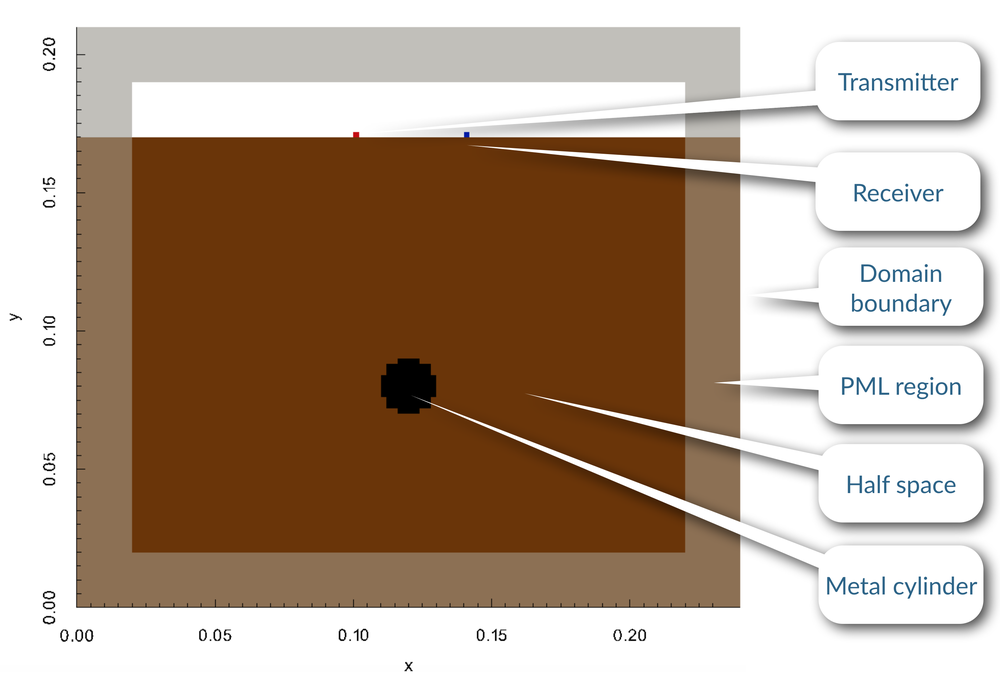
#> input picture tools/Jupyter_notebooks/cylinder_half_space_geo.png, 1000 x 682 px, shrunk from 2960 x 2018 before the run
$ python convert_png2h5.py Jupyter_notebooks/cylinder_half_space_geo.png 1.0 1.0 1.0
#> lines starting #> are read from the running program, lines starting #| are printed output that depends on the picture
# Copyright (C) 2015-2023: The University of Edinburgh
#                 Authors: Craig Warren and Antonis Giannopoulos
#
# This file is part of gprMax.
#
# gprMax is free software: you can redistribute it and/or modify
# it under the terms of the GNU General Public License as published by
# the Free Software Foundation, either version 3 of the License, or
# (at your option) any later version.
#
# gprMax is distributed in the hope that it will be useful,
# but WITHOUT ANY WARRANTY; without even the implied warranty of
# MERCHANTABILITY or FITNESS FOR A PARTICULAR PURPOSE.  See the
# GNU General Public License for more details.
#
# You should have received a copy of the GNU General Public License
# along with gprMax.  If not, see <http://www.gnu.org/licenses/>.

import argparse
import os

import h5py
import matplotlib.image as mpimg
import matplotlib.pyplot as plt
import numpy as np


class Cursor(object):
    """Get RGB(A) value of pixel at x,y coordinate of button press and store in a list."""

    def __init__(self, im, materials):
        """
        Args:
            im (ndarray): Pixels of the image.
            materials (list): To store selected RGB(A) values of selected pixels.
        """
        self.im = im
        self.materials = materials
        plt.connect('button_press_event', self)

    def __call__(self, event):
        """
        Args:
            event (MouseEvent): matplotlib mouse event.
        """
        if not event.dblclick:
            x, y = event.xdata, event.ydata
            if x is not None and y is not None:
                pixel = self.im[int(y), int(x)]
                pixel = np.floor(pixel * 255).astype(np.int16) # Convert pixel values from float (0-1) to integer (0-255)
                match = pixel_match(materials, pixel)
                if match is False:
                    print('x, y: {} {} px; RGB: {}; material ID: {}'.format(int(x), int(y), pixel[:-1], len(self.materials)))
                    materials.append(pixel)

def pixel_match(pixellist, pixeltest):
    """Checks if the RGB(A) value of a pixel already exists in a list of pixel values.

    Args:
        pixellist (list): List of numpy arrays of pixels to test against.
        pixeltest (ndarray): RGB(A) value of test pixel.

    Returns:
        match (boolean): True if pixel is matched in pixel list or False if not found.
    """
    match = False
    for pixel in pixellist:
        if np.all(pixel == pixeltest):
            match = True
            break
    return match


if __name__ == "__main__":

    # Parse command line arguments
    parser = argparse.ArgumentParser(description='Convert a PNG image to a HDF5 file that can be used to import geometry (#geometry_objects_read) into a 2D gprMax model. Colours from the image are selected which correspond to a list of materials that should be supplied in a separate text file.', usage='python convert_png2h5.py imagefile dx dy dz')
    parser.add_argument('imagefile', help='name of image file including path')
    parser.add_argument('dxdydz', type=float, action='append', nargs=3, help='spatial resolution of model, e.g. dx dy dz')
    parser.add_argument('-zcells', default=1, type=int, help='number of cells for domain in z-direction (infinite direction)')
    args = parser.parse_args()

    # Open image file
    im = mpimg.imread(args.imagefile)
#> im is the input picture: shape (682, 1000, 3) float32; mean R, G, B 0.714, 0.633, 0.564

    # Store image data to use for creating geometry
    imdata = np.rot90(im, k=3) # Rotate 90CW
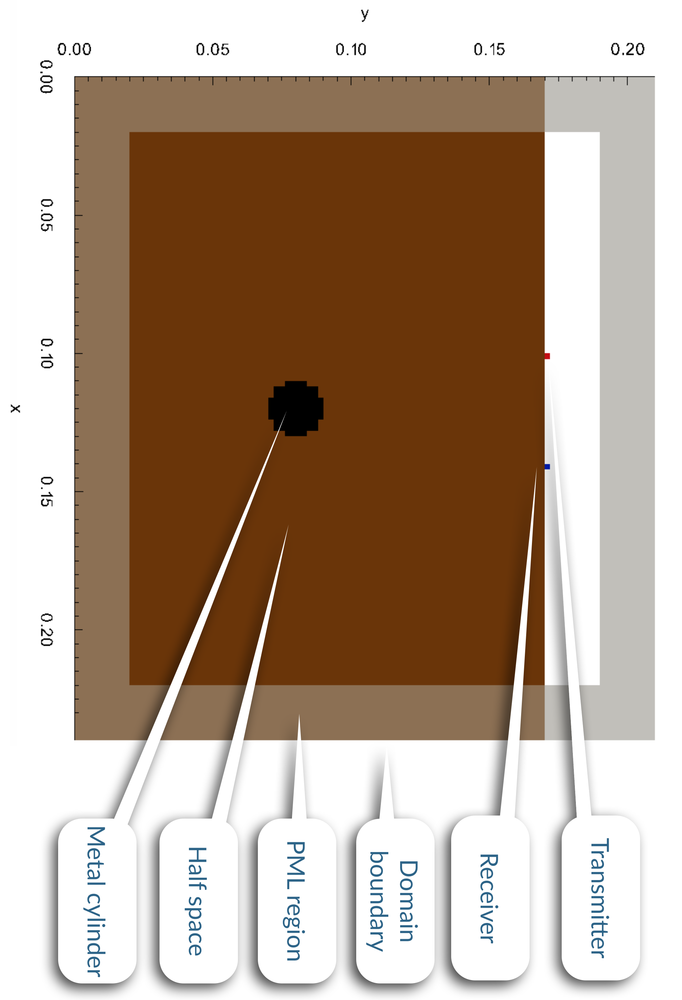
#> imdata: shape (1000, 682, 3) float32; mean R, G, B 0.714, 0.633, 0.564
    imdata = np.floor(imdata * 255).astype(np.int16) # Convert pixel values from float (0-1) to integer (0-255)

    print('Reading PNG image file: {}'.format(os.path.split(args.imagefile)[1]))
    print(' 1. Select discrete material colours by clicking on parts of the image.\n 2. When all materials have been selected close the image.')

    # List to hold selected RGB values from image
    materials = []

    # Plot image and record rgb values from mouse clicks
    fig = plt.figure(num=os.path.split(args.imagefile)[1], facecolor='w', edgecolor='w')
    im = np.flipud(im) # Flip image for viewing with origin in lower left
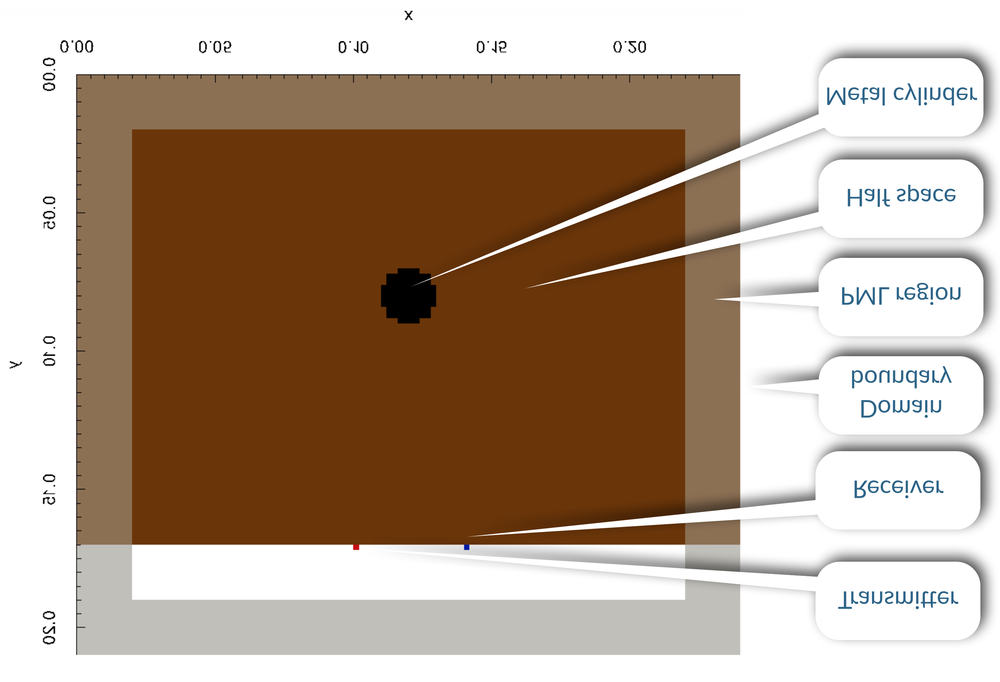
#> im: shape (682, 1000, 3) float32; mean R, G, B 0.713, 0.633, 0.563
    plt.imshow(im, interpolation='nearest', aspect='equal', origin='lower')
    Cursor(im, materials)
    plt.show()

    # Format spatial resolution into tuple
    dx_dy_dz = (args.dxdydz[0][0], args.dxdydz[0][1], args.dxdydz[0][2])

    # Filename for geometry (HDF5) file
    hdf5file = os.path.splitext(args.imagefile)[0] + '.h5'

    # Array to store geometry data (initialised as background, i.e. -1)
    data = np.ones((imdata.shape[0], imdata.shape[1], args.zcells), dtype=np.int16) * -1

    # Write geometry (HDF5) file
    with h5py.File(hdf5file, 'w') as fout:

        # Add attribute with name 'dx_dy_dz' for spatial resolution
        fout.attrs['dx_dy_dz'] = dx_dy_dz

        # Use a boolean mask to match selected pixel values with position in image
        for i, material in enumerate(materials):
            mask = np.all(imdata == material, axis=-1)
            data[mask,:] = i
#> data: shape (1000, 682, 1) int16; every value is -1

        # Write data to file
        fout.create_dataset('data', data=data)

    print('Written HDF5 file: {}'.format(os.path.split(hdf5file)[1]))
